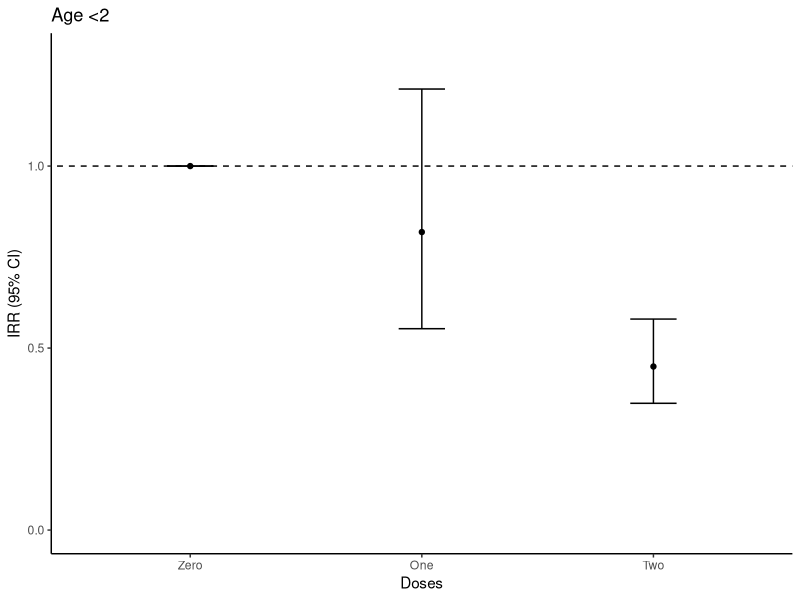
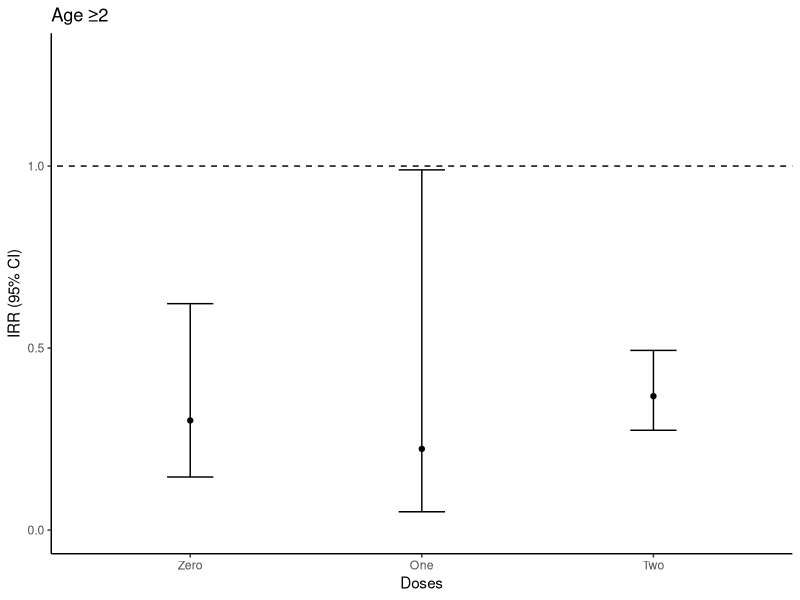
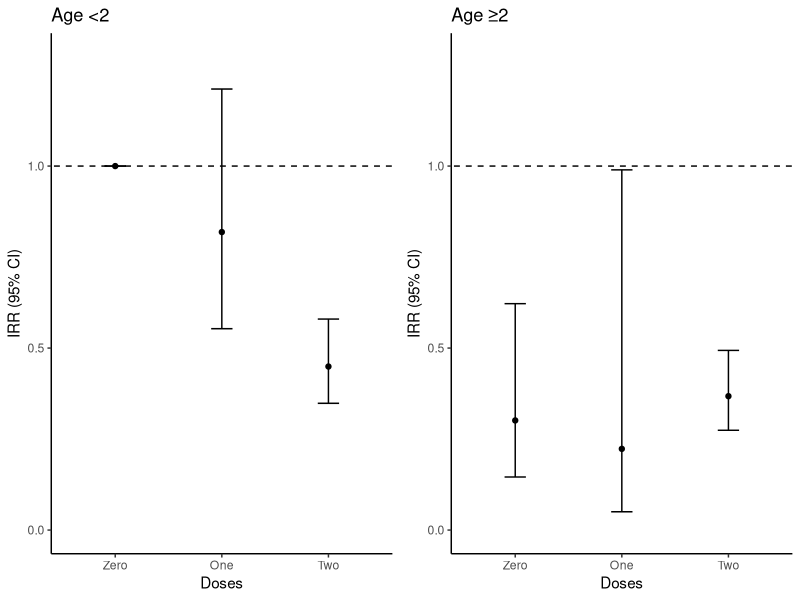

The R source for these figures, in order:
# Making error bar plot
# Author: Alicia Kraay
# Date: 10-4-17

require(ggplot2)

#Defining function 'multiplot' for multiple panel figures
#Code taken from online
multiplot <- function(..., plotlist=NULL, file, cols=1, layout=NULL) {
  library(grid)
  
  # Make a list from the ... arguments and plotlist
  plots <- c(list(...), plotlist)
  
  numPlots = length(plots)
  
  # If layout is NULL, then use 'cols' to determine layout
  if (is.null(layout)) {
    # Make the panel
    # ncol: Number of columns of plots
    # nrow: Number of rows needed, calculated from # of cols
    layout <- matrix(seq(1, cols * ceiling(numPlots/cols)),
                     ncol = cols, nrow = ceiling(numPlots/cols))
  }
  
  if (numPlots==1) {
    print(plots[[1]])
    
  } else {
    # Set up the page
    grid.newpage()
    pushViewport(viewport(layout = grid.layout(nrow(layout), ncol(layout))))
    
    # Make each plot, in the correct location
    for (i in 1:numPlots) {
      # Get the i,j matrix positions of the regions that contain this subplot
      matchidx <- as.data.frame(which(layout == i, arr.ind = TRUE))
      
      print(plots[[i]], vp = viewport(layout.pos.row = matchidx$row,
                                      layout.pos.col = matchidx$col))
    }
  }
}

#Manually inputting data frame
df<-data.frame(Age=c(rep('Age <2', 3), rep(' Age ≥2', 3)), Doses=rep(c('Zero', 'One', 'Two'), 2), 
               PointEstimate=c(0, -0.2, -0.8, -1.2, -1.5, -1.0001),
               SE=c(0, 0.2, 0.13, 0.37, 0.76, 0.15))
df$group<-paste(df$Age, df$Doses, sep=', ')
head(df)
df$Doses<-as.factor(df$Doses)
print(levels(df$Doses))
df$Doses<-factor(df$Doses,levels(df$Doses)[c(3, 1, 2)])
df$group<-factor(df$group,levels(df$group)[c(6, 4, 5, 3, 1, 2)])

p1<-ggplot(subset(df, df$Age=='Age <2'), aes(x=Doses, y=exp(PointEstimate)))+geom_point()+
  geom_errorbar(aes(ymin=exp(PointEstimate-1.96*SE),ymax=exp(PointEstimate+1.96*SE)), width=0.2)+theme_classic()+
  labs(y='IRR (95% CI)', x='Doses')+ylim(0, 1.3)+geom_abline(slope=0, intercept=1, linetype=2)+ggtitle('Age <2')
p1

p2<-ggplot(subset(df, df$Age==' Age ≥2'), aes(x=Doses, y=exp(PointEstimate)))+geom_point()+
  geom_errorbar(aes(ymin=exp(PointEstimate-1.96*SE),ymax=exp(PointEstimate+1.96*SE)), width=0.2)+theme_classic()+
  labs(y='IRR (95% CI)', x='Doses')+geom_abline(slope=0, intercept=1, linetype=2)+ggtitle('Age ≥2')+ylim(0, 1.3)
p2

multiplot(p1, p2, cols=2)